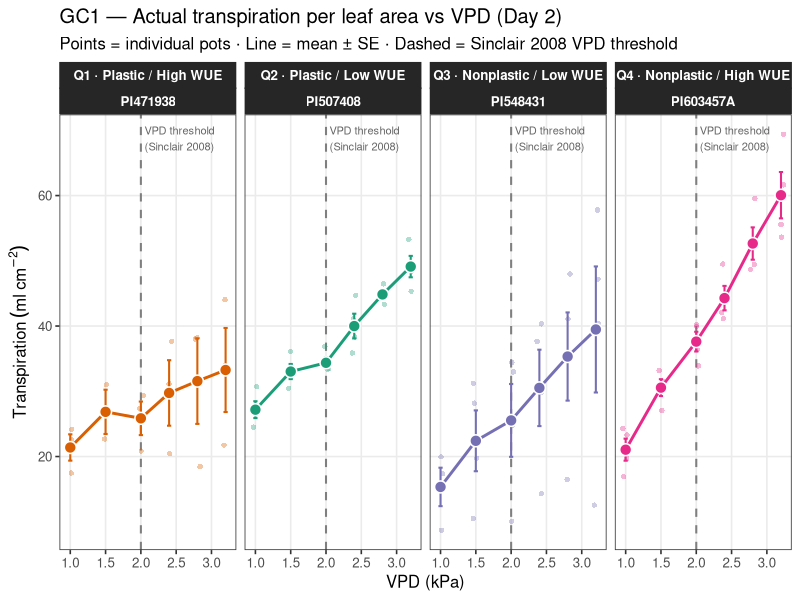
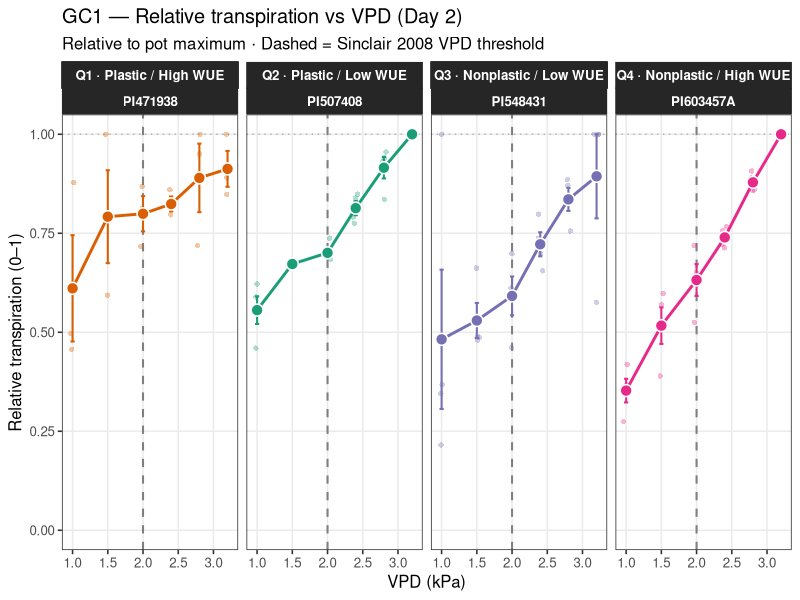
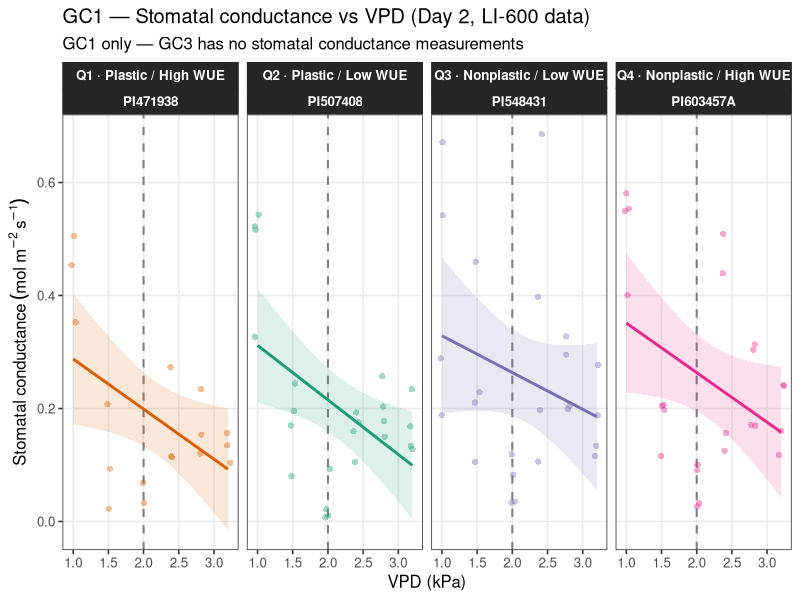
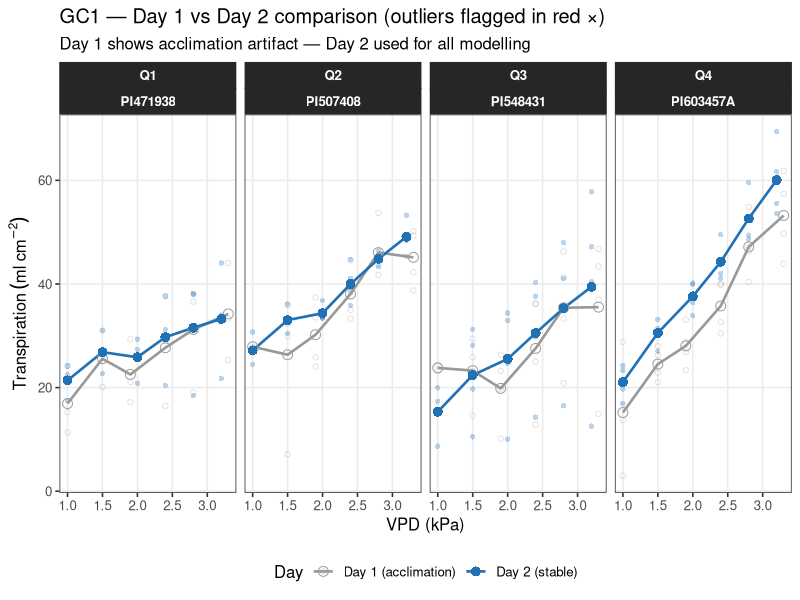
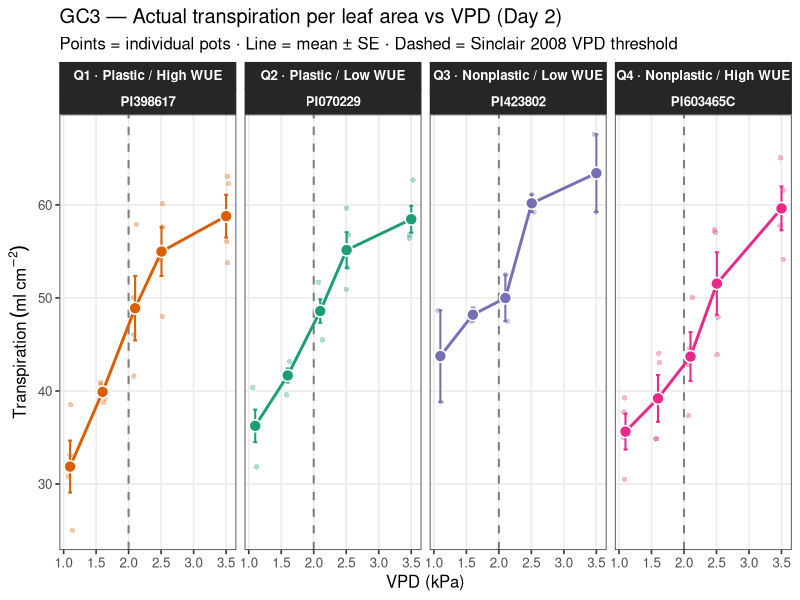
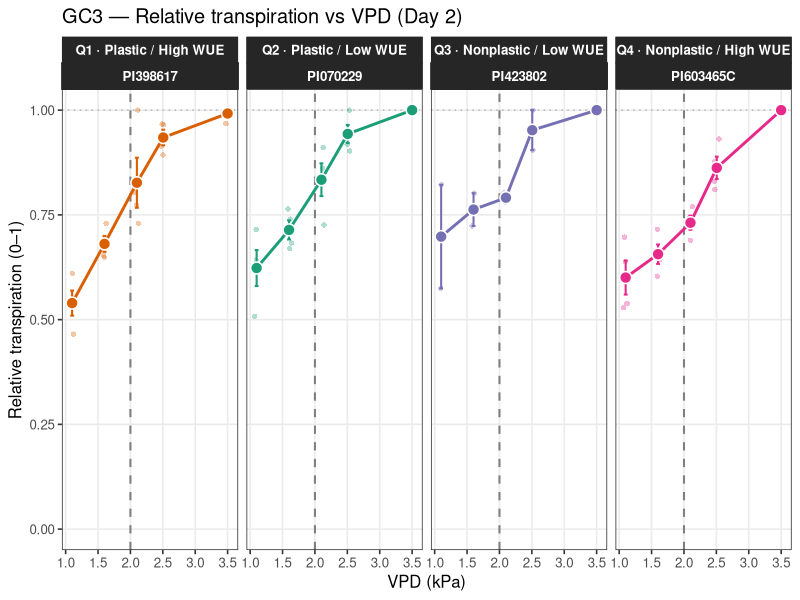
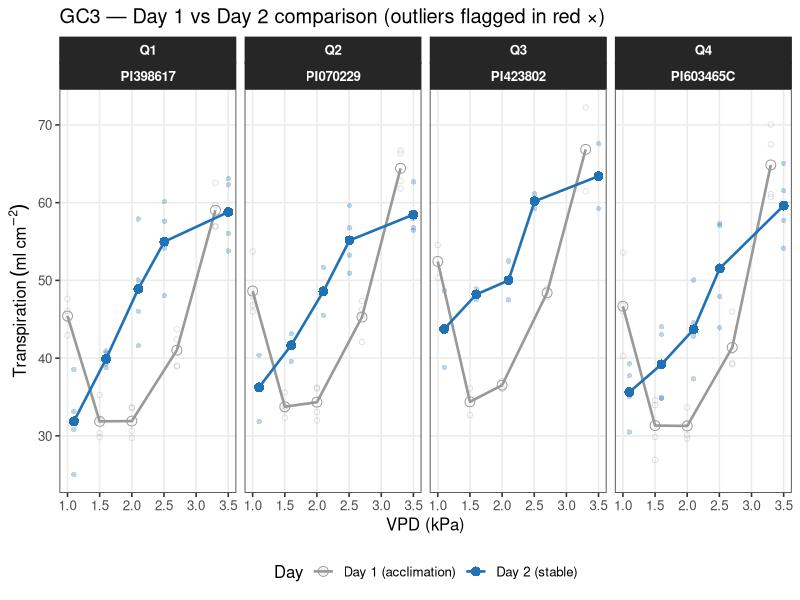
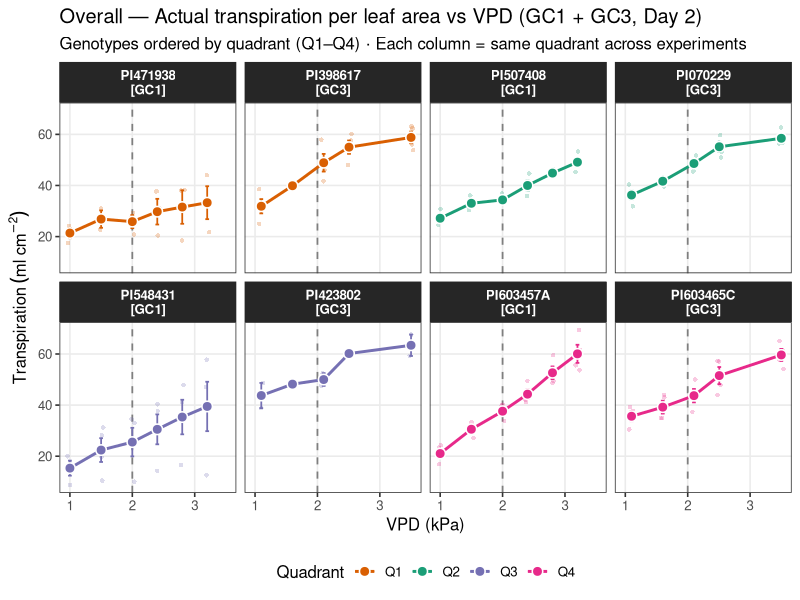

The R source for these figures, in order:
## GC_comprehensive_analysis.R
## Comprehensive growth chamber transpiration analysis — GC1, GC2 (pending), GC3
## Shows: (1) per-experiment results  (2) overall combined analysis
## Primary response: TranspLeafArea (ml cm⁻²) — actual transpiration per leaf area
## Secondary:        RelTranspiration (0–1 relative) — for cross-experiment comparison
## Day 2 recommended for modelling (Day 1 acclimation artifact documented)

## ── Path configuration ────────────────────────────────────────────────────────
# project_root <- "C:/Users/YourName/Projects/LT-trait"
if (.Platform$OS.type == "windows") setwd(project_root) else setwd("/home/user/LT-trait")
## ─────────────────────────────────────────────────────────────────────────────

suppressPackageStartupMessages({
  library(dplyr); library(tidyr); library(ggplot2)
  library(readxl); library(scales); library(ggrepel)
})

figdir  <- "experimental_data/figures"
statsdir <- "experimental_data/stats"
dir.create(figdir,   showWarnings = FALSE, recursive = TRUE)
dir.create(statsdir, showWarnings = FALSE, recursive = TRUE)

## ── Shared style ──────────────────────────────────────────────────────────────
col_quad  <- c(Q1 = "#d95f02", Q2 = "#1b9e77", Q3 = "#7570b3", Q4 = "#e7298a")
col_exp   <- c(GC1 = "#1f78b4", GC3 = "#e31a1c")
col_day   <- c(`1` = "grey60",  `2` = "#2171b5")
VPD_BREAK <- 2.0   # Sinclair 2008 reference breakpoint

base_theme <- theme_bw(base_size = 12) +
  theme(
    strip.background  = element_rect(fill = "grey15", colour = "grey15"),
    strip.text        = element_text(colour = "white", face = "bold"),
    panel.grid.minor  = element_blank(),
    legend.position   = "bottom"
  )

save_fig <- function(p, name, w = 22, h = 16) {
  ggsave(file.path(figdir, paste0(name, ".png")),
         p, width = w, height = h, units = "cm", dpi = 150, bg = "white")
  message("Saved: ", name, ".png")
}

## ── Quadrant label helper ─────────────────────────────────────────────────────
quad_label <- function(q) {
  c(Q1 = "Q1 · Plastic / High WUE",
    Q2 = "Q2 · Plastic / Low WUE",
    Q3 = "Q3 · Nonplastic / Low WUE",
    Q4 = "Q4 · Nonplastic / High WUE")[q]
}

## ══════════════════════════════════════════════════════════════════════════════
## 1. LOAD DATA
## ══════════════════════════════════════════════════════════════════════════════
cat("\n── Loading cleaned data ──────────────────────────────────────────────────\n")
df <- read.csv("experimental_data/cleaned_data/GC_combined_clean.csv",
               stringsAsFactors = FALSE) %>%
  mutate(
    Day       = as.character(Day),
    Quadrant  = factor(Quadrant, levels = c("Q1","Q2","Q3","Q4")),
    Experiment = factor(Experiment, levels = c("GC1","GC3")),
    Geno_label = paste0(Genotype, "\n(", quad_label(Quadrant), ")")
  )

cat("Total rows:", nrow(df),
    "| GC1:", sum(df$Experiment == "GC1"),
    "| GC3:", sum(df$Experiment == "GC3"), "\n")

## ── Outlier detection (>2 SD from group mean per Experiment×Genotype×Day×VPD) ──
df <- df %>%
  group_by(Experiment, Genotype, Day, Treatment) %>%
  mutate(
    mean_TLA  = mean(TranspLeafArea, na.rm = TRUE),
    sd_TLA    = sd(TranspLeafArea,   na.rm = TRUE),
    mean_Rel  = mean(RelTranspiration, na.rm = TRUE),
    sd_Rel    = sd(RelTranspiration,   na.rm = TRUE),
    outlier   = !is.na(TranspLeafArea) &
                abs(TranspLeafArea - mean_TLA) > 2 * sd_TLA
  ) %>%
  ungroup()

cat("Outliers flagged:", sum(df$outlier, na.rm = TRUE), "\n\n")

## Day 2 subset (primary analysis)
d2 <- df %>% filter(Day == "2")

## ══════════════════════════════════════════════════════════════════════════════
## 2. GC1 ANALYSIS
## ══════════════════════════════════════════════════════════════════════════════
cat("── GC1 Analysis ─────────────────────────────────────────────────────────\n")
gc1    <- df %>% filter(Experiment == "GC1")
gc1_d2 <- gc1  %>% filter(Day == "2", !outlier)

## GC1 means (Day 2, no outliers)
gc1_means <- gc1_d2 %>%
  group_by(Genotype, Quadrant, VPD) %>%
  summarise(
    mean_TLA  = mean(TranspLeafArea,   na.rm = TRUE),
    se_TLA    = sd(TranspLeafArea,     na.rm = TRUE) / sqrt(n()),
    mean_Rel  = mean(RelTranspiration, na.rm = TRUE),
    se_Rel    = sd(RelTranspiration,   na.rm = TRUE) / sqrt(n()),
    mean_SC   = mean(StomatalConductance, na.rm = TRUE),
    se_SC     = sd(StomatalConductance,   na.rm = TRUE) / sqrt(n()),
    n = n(),
    .groups = "drop"
  )

## — Fig GC1-1: Actual transpiration per leaf area vs VPD —
p_gc1_1 <- ggplot(gc1_d2, aes(x = VPD, colour = Quadrant, fill = Quadrant)) +
  geom_vline(xintercept = VPD_BREAK, linetype = "dashed",
             colour = "grey50", linewidth = 0.7) +
  annotate("text", x = VPD_BREAK + 0.05, y = Inf, vjust = 1.5, hjust = 0,
           label = "VPD threshold\n(Sinclair 2008)", size = 2.8, colour = "grey40") +
  geom_jitter(aes(y = TranspLeafArea), width = 0.04, alpha = 0.35, size = 1.5,
              shape = 16, show.legend = FALSE) +
  geom_line(data = gc1_means, aes(y = mean_TLA), linewidth = 1.0) +
  geom_errorbar(data = gc1_means,
                aes(y = mean_TLA, ymin = mean_TLA - se_TLA, ymax = mean_TLA + se_TLA),
                width = 0.06, linewidth = 0.7) +
  geom_point(data = gc1_means, aes(y = mean_TLA),
             size = 3.5, shape = 21, colour = "white", stroke = 0.8) +
  facet_wrap(~ Quadrant + Genotype, nrow = 1,
             labeller = labeller(Quadrant = c(
               Q1 = "Q1 · Plastic / High WUE",
               Q2 = "Q2 · Plastic / Low WUE",
               Q3 = "Q3 · Nonplastic / Low WUE",
               Q4 = "Q4 · Nonplastic / High WUE"))) +
  scale_colour_manual(values = col_quad) +
  scale_fill_manual(values   = col_quad) +
  labs(
    title    = "GC1 — Actual transpiration per leaf area vs VPD (Day 2)",
    subtitle = "Points = individual pots · Line = mean ± SE · Dashed = Sinclair 2008 VPD threshold",
    x        = "VPD (kPa)",
    y        = expression(Transpiration~(ml~cm^{-2})),
    colour = "Quadrant", fill = "Quadrant"
  ) +
  base_theme + theme(legend.position = "none")

save_fig(p_gc1_1, "GC1_Fig1_actual_transpiration", w = 28, h = 14)

## — Fig GC1-2: Relative transpiration vs VPD —
p_gc1_2 <- ggplot(gc1_d2, aes(x = VPD, colour = Quadrant, fill = Quadrant)) +
  geom_vline(xintercept = VPD_BREAK, linetype = "dashed",
             colour = "grey50", linewidth = 0.7) +
  geom_hline(yintercept = 1.0, linetype = "dotted", colour = "grey70") +
  geom_jitter(aes(y = RelTranspiration), width = 0.04, alpha = 0.35, size = 1.5,
              shape = 16, show.legend = FALSE) +
  geom_line(data = gc1_means, aes(y = mean_Rel), linewidth = 1.0) +
  geom_errorbar(data = gc1_means,
                aes(y = mean_Rel, ymin = mean_Rel - se_Rel, ymax = mean_Rel + se_Rel),
                width = 0.06, linewidth = 0.7) +
  geom_point(data = gc1_means, aes(y = mean_Rel),
             size = 3.5, shape = 21, colour = "white", stroke = 0.8) +
  facet_wrap(~ Quadrant + Genotype, nrow = 1,
             labeller = labeller(Quadrant = c(
               Q1 = "Q1 · Plastic / High WUE",
               Q2 = "Q2 · Plastic / Low WUE",
               Q3 = "Q3 · Nonplastic / Low WUE",
               Q4 = "Q4 · Nonplastic / High WUE"))) +
  scale_colour_manual(values = col_quad) +
  scale_fill_manual(values   = col_quad) +
  scale_y_continuous(limits = c(0, NA)) +
  labs(
    title    = "GC1 — Relative transpiration vs VPD (Day 2)",
    subtitle = "Relative to pot maximum · Dashed = Sinclair 2008 VPD threshold",
    x = "VPD (kPa)", y = "Relative transpiration (0–1)"
  ) +
  base_theme + theme(legend.position = "none")

save_fig(p_gc1_2, "GC1_Fig2_relative_transpiration", w = 28, h = 14)

## — Fig GC1-3: Stomatal conductance vs VPD —
gc1_sc <- gc1_d2 %>% filter(!is.na(StomatalConductance), StomatalConductance > 0)

p_gc1_3 <- ggplot(gc1_sc, aes(x = VPD, colour = Quadrant, fill = Quadrant)) +
  geom_vline(xintercept = VPD_BREAK, linetype = "dashed",
             colour = "grey50", linewidth = 0.7) +
  geom_jitter(aes(y = StomatalConductance), width = 0.04, alpha = 0.4,
              size = 1.8, shape = 16, show.legend = FALSE) +
  geom_smooth(aes(y = StomatalConductance), method = "lm",
              se = TRUE, linewidth = 1.0, alpha = 0.15) +
  facet_wrap(~ Quadrant + Genotype, nrow = 1,
             labeller = labeller(Quadrant = c(
               Q1 = "Q1 · Plastic / High WUE",
               Q2 = "Q2 · Plastic / Low WUE",
               Q3 = "Q3 · Nonplastic / Low WUE",
               Q4 = "Q4 · Nonplastic / High WUE"))) +
  scale_colour_manual(values = col_quad) +
  scale_fill_manual(values   = col_quad) +
  labs(
    title    = "GC1 — Stomatal conductance vs VPD (Day 2, LI-600 data)",
    subtitle = "GC1 only — GC3 has no stomatal conductance measurements",
    x = "VPD (kPa)",
    y = expression(Stomatal~conductance~(mol~m^{-2}~s^{-1}))
  ) +
  base_theme + theme(legend.position = "none")

save_fig(p_gc1_3, "GC1_Fig3_stomatal_conductance", w = 28, h = 14)

## — Fig GC1-4: Day 1 vs Day 2 diagnostic —
gc1_day <- gc1 %>%
  group_by(Genotype, Quadrant, Day, VPD) %>%
  summarise(mean_TLA = mean(TranspLeafArea, na.rm = TRUE),
            se_TLA   = sd(TranspLeafArea,   na.rm = TRUE) / sqrt(n()),
            .groups  = "drop")

p_gc1_4 <- ggplot(gc1, aes(x = VPD, y = TranspLeafArea,
                            colour = Day, shape = Day)) +
  geom_point(alpha = 0.3, size = 1.5) +
  geom_line(data = gc1_day, aes(y = mean_TLA, group = Day), linewidth = 0.9) +
  geom_point(data = gc1_day, aes(y = mean_TLA), size = 3) +
  geom_point(data = filter(gc1, outlier),
             aes(y = TranspLeafArea), shape = 4, size = 3,
             colour = "red", stroke = 1.2, show.legend = FALSE) +
  facet_wrap(~ Quadrant + Genotype, nrow = 1) +
  scale_colour_manual(values = col_day, name = "Day",
                      labels = c("1" = "Day 1 (acclimation)",
                                 "2" = "Day 2 (stable)")) +
  scale_shape_manual(values = c("1" = 1, "2" = 16), name = "Day",
                     labels = c("1" = "Day 1 (acclimation)",
                                "2" = "Day 2 (stable)")) +
  labs(
    title    = "GC1 — Day 1 vs Day 2 comparison (outliers flagged in red ×)",
    subtitle = "Day 1 shows acclimation artifact — Day 2 used for all modelling",
    x = "VPD (kPa)", y = expression(Transpiration~(ml~cm^{-2}))
  ) +
  base_theme

save_fig(p_gc1_4, "GC1_Fig4_day_comparison_outliers", w = 28, h = 14)

## ── GC1 outlier table ─────────────────────────────────────────────────────────
gc1_out <- gc1 %>% filter(outlier) %>%
  select(Experiment, Genotype, Quadrant, Day, Treatment, VPD,
         Pot, TranspLeafArea, mean_TLA, sd_TLA) %>%
  mutate(z_score = round((TranspLeafArea - mean_TLA) / sd_TLA, 2))
write.csv(gc1_out,
          file.path(statsdir, "GC1_outliers.csv"), row.names = FALSE)
cat("GC1 outliers:", nrow(gc1_out), "\n")

## ══════════════════════════════════════════════════════════════════════════════
## 3. GC3 ANALYSIS
## ══════════════════════════════════════════════════════════════════════════════
cat("\n── GC3 Analysis ─────────────────────────────────────────────────────────\n")
gc3    <- df %>% filter(Experiment == "GC3")
gc3_d2 <- gc3  %>% filter(Day == "2", !outlier)

gc3_means <- gc3_d2 %>%
  group_by(Genotype, Quadrant, VPD) %>%
  summarise(
    mean_TLA = mean(TranspLeafArea,   na.rm = TRUE),
    se_TLA   = sd(TranspLeafArea,     na.rm = TRUE) / sqrt(n()),
    mean_Rel = mean(RelTranspiration, na.rm = TRUE),
    se_Rel   = sd(RelTranspiration,   na.rm = TRUE) / sqrt(n()),
    n = n(),
    .groups = "drop"
  )

## — Fig GC3-1: Actual transpiration per leaf area vs VPD —
p_gc3_1 <- ggplot(gc3_d2, aes(x = VPD, colour = Quadrant, fill = Quadrant)) +
  geom_vline(xintercept = VPD_BREAK, linetype = "dashed",
             colour = "grey50", linewidth = 0.7) +
  geom_jitter(aes(y = TranspLeafArea), width = 0.04, alpha = 0.35, size = 1.5,
              shape = 16, show.legend = FALSE) +
  geom_line(data = gc3_means, aes(y = mean_TLA), linewidth = 1.0) +
  geom_errorbar(data = gc3_means,
                aes(y = mean_TLA, ymin = mean_TLA - se_TLA, ymax = mean_TLA + se_TLA),
                width = 0.06, linewidth = 0.7) +
  geom_point(data = gc3_means, aes(y = mean_TLA),
             size = 3.5, shape = 21, colour = "white", stroke = 0.8) +
  facet_wrap(~ Quadrant + Genotype, nrow = 1,
             labeller = labeller(Quadrant = c(
               Q1 = "Q1 · Plastic / High WUE",
               Q2 = "Q2 · Plastic / Low WUE",
               Q3 = "Q3 · Nonplastic / Low WUE",
               Q4 = "Q4 · Nonplastic / High WUE"))) +
  scale_colour_manual(values = col_quad) +
  scale_fill_manual(values   = col_quad) +
  labs(
    title    = "GC3 — Actual transpiration per leaf area vs VPD (Day 2)",
    subtitle = "Points = individual pots · Line = mean ± SE · Dashed = Sinclair 2008 VPD threshold",
    x = "VPD (kPa)", y = expression(Transpiration~(ml~cm^{-2}))
  ) +
  base_theme + theme(legend.position = "none")

save_fig(p_gc3_1, "GC3_Fig1_actual_transpiration", w = 28, h = 14)

## — Fig GC3-2: Relative transpiration vs VPD —
p_gc3_2 <- ggplot(gc3_d2, aes(x = VPD, colour = Quadrant, fill = Quadrant)) +
  geom_vline(xintercept = VPD_BREAK, linetype = "dashed",
             colour = "grey50", linewidth = 0.7) +
  geom_hline(yintercept = 1.0, linetype = "dotted", colour = "grey70") +
  geom_jitter(aes(y = RelTranspiration), width = 0.04, alpha = 0.35, size = 1.5,
              shape = 16, show.legend = FALSE) +
  geom_line(data = gc3_means, aes(y = mean_Rel), linewidth = 1.0) +
  geom_errorbar(data = gc3_means,
                aes(y = mean_Rel, ymin = mean_Rel - se_Rel, ymax = mean_Rel + se_Rel),
                width = 0.06, linewidth = 0.7) +
  geom_point(data = gc3_means, aes(y = mean_Rel),
             size = 3.5, shape = 21, colour = "white", stroke = 0.8) +
  facet_wrap(~ Quadrant + Genotype, nrow = 1,
             labeller = labeller(Quadrant = c(
               Q1 = "Q1 · Plastic / High WUE",
               Q2 = "Q2 · Plastic / Low WUE",
               Q3 = "Q3 · Nonplastic / Low WUE",
               Q4 = "Q4 · Nonplastic / High WUE"))) +
  scale_colour_manual(values = col_quad) +
  scale_fill_manual(values   = col_quad) +
  scale_y_continuous(limits = c(0, NA)) +
  labs(
    title    = "GC3 — Relative transpiration vs VPD (Day 2)",
    x = "VPD (kPa)", y = "Relative transpiration (0–1)"
  ) +
  base_theme + theme(legend.position = "none")

save_fig(p_gc3_2, "GC3_Fig2_relative_transpiration", w = 28, h = 14)

## — Fig GC3-3: Day 1 vs Day 2 diagnostic —
gc3_day <- gc3 %>%
  group_by(Genotype, Quadrant, Day, VPD) %>%
  summarise(mean_TLA = mean(TranspLeafArea, na.rm = TRUE),
            .groups  = "drop")

p_gc3_3 <- ggplot(gc3, aes(x = VPD, y = TranspLeafArea,
                            colour = Day, shape = Day)) +
  geom_point(alpha = 0.3, size = 1.5) +
  geom_line(data = gc3_day, aes(y = mean_TLA, group = Day), linewidth = 0.9) +
  geom_point(data = gc3_day, aes(y = mean_TLA), size = 3) +
  geom_point(data = filter(gc3, outlier),
             aes(y = TranspLeafArea), shape = 4, size = 3,
             colour = "red", stroke = 1.2, show.legend = FALSE) +
  facet_wrap(~ Quadrant + Genotype, nrow = 1) +
  scale_colour_manual(values = col_day, name = "Day",
                      labels = c("1" = "Day 1 (acclimation)",
                                 "2" = "Day 2 (stable)")) +
  scale_shape_manual(values = c("1" = 1, "2" = 16), name = "Day",
                     labels = c("1" = "Day 1 (acclimation)",
                                "2" = "Day 2 (stable)")) +
  labs(
    title    = "GC3 — Day 1 vs Day 2 comparison (outliers flagged in red ×)",
    x = "VPD (kPa)", y = expression(Transpiration~(ml~cm^{-2}))
  ) +
  base_theme

save_fig(p_gc3_3, "GC3_Fig3_day_comparison_outliers", w = 28, h = 14)

gc3_out <- gc3 %>% filter(outlier) %>%
  select(Experiment, Genotype, Quadrant, Day, Treatment, VPD,
         Pot, TranspLeafArea, mean_TLA, sd_TLA) %>%
  mutate(z_score = round((TranspLeafArea - mean_TLA) / sd_TLA, 2))
write.csv(gc3_out,
          file.path(statsdir, "GC3_outliers.csv"), row.names = FALSE)
cat("GC3 outliers:", nrow(gc3_out), "\n")

## ══════════════════════════════════════════════════════════════════════════════
## 4. GC2 STATUS NOTE
## ══════════════════════════════════════════════════════════════════════════════
cat("\n── GC2 Status ───────────────────────────────────────────────────────────\n")
cat("GC2 raw data: experimental_data/raw_data/GC2/GC_experiment_2.xlsx\n")
cat("Sheets: Experiment map, Weights, Irrigation, Evaluation targets,\n")
cat("        Tracking VPD, Tracking weights\n")
cat("Status: No 'Final' sheet yet. Raw pot weights recorded; transpiration\n")
cat("        calculation (weight difference × correction) pending.\n")
cat("Genotypes: PI398245, PI567488B, PI377574, PI424397\n")
cat("Action: Process Weights sheet into Final format (like GC1/GC3)\n")

## ══════════════════════════════════════════════════════════════════════════════
## 5. OVERALL COMBINED ANALYSIS
## ══════════════════════════════════════════════════════════════════════════════
cat("\n── Overall Combined Analysis ────────────────────────────────────────────\n")

## — Fig Overall-1: All genotypes, both experiments, actual transpiration —
all_means <- d2 %>% filter(!outlier) %>%
  group_by(Experiment, Genotype, Quadrant, VPD) %>%
  summarise(
    mean_TLA = mean(TranspLeafArea,   na.rm = TRUE),
    se_TLA   = sd(TranspLeafArea,     na.rm = TRUE) / sqrt(n()),
    mean_Rel = mean(RelTranspiration, na.rm = TRUE),
    se_Rel   = sd(RelTranspiration,   na.rm = TRUE) / sqrt(n()),
    n = n(),
    .groups = "drop"
  ) %>%
  mutate(
    Geno_exp = paste0(Genotype, "\n[", Experiment, "]")
  )

## Re-order genotypes by quadrant
geno_order <- d2 %>%
  distinct(Genotype, Quadrant, Experiment) %>%
  arrange(Quadrant, Experiment) %>%
  mutate(Geno_exp = paste0(Genotype, "\n[", Experiment, "]"))

all_means$Geno_exp <- factor(all_means$Geno_exp,
                              levels = geno_order$Geno_exp)

p_all_1 <- ggplot(d2 %>% filter(!outlier) %>%
                    mutate(Geno_exp = factor(
                      paste0(Genotype, "\n[", Experiment, "]"),
                      levels = geno_order$Geno_exp)),
                  aes(x = VPD, colour = Quadrant, fill = Quadrant)) +
  geom_vline(xintercept = VPD_BREAK, linetype = "dashed",
             colour = "grey50", linewidth = 0.6) +
  geom_jitter(aes(y = TranspLeafArea), width = 0.04, alpha = 0.25, size = 1.2,
              shape = 16, show.legend = FALSE) +
  geom_line(data = all_means, aes(y = mean_TLA), linewidth = 1.0) +
  geom_errorbar(data = all_means,
                aes(y = mean_TLA, ymin = mean_TLA - se_TLA,
                    ymax = mean_TLA + se_TLA),
                width = 0.06, linewidth = 0.6) +
  geom_point(data = all_means, aes(y = mean_TLA),
             size = 3.0, shape = 21, colour = "white", stroke = 0.8) +
  facet_wrap(~ Geno_exp, nrow = 2) +
  scale_colour_manual(values = col_quad, name = "Quadrant") +
  scale_fill_manual(values   = col_quad, name = "Quadrant") +
  labs(
    title    = "Overall — Actual transpiration per leaf area vs VPD (GC1 + GC3, Day 2)",
    subtitle = "Genotypes ordered by quadrant (Q1–Q4) · Each column = same quadrant across experiments",
    x = "VPD (kPa)", y = expression(Transpiration~(ml~cm^{-2}))
  ) +
  base_theme +
  guides(colour = guide_legend(nrow = 1),
         fill   = guide_legend(nrow = 1))

save_fig(p_all_1, "Overall_Fig1_actual_transpiration", w = 36, h = 22)

## — Fig Overall-2: Relative transpiration, all genotypes —
p_all_2 <- ggplot(d2 %>% filter(!outlier) %>%
                    mutate(Geno_exp = factor(
                      paste0(Genotype, "\n[", Experiment, "]"),
                      levels = geno_order$Geno_exp)),
                  aes(x = VPD, colour = Quadrant, fill = Quadrant)) +
  geom_vline(xintercept = VPD_BREAK, linetype = "dashed",
             colour = "grey50", linewidth = 0.6) +
  geom_hline(yintercept = 1.0, linetype = "dotted", colour = "grey70") +
  geom_jitter(aes(y = RelTranspiration), width = 0.04, alpha = 0.25, size = 1.2,
              shape = 16, show.legend = FALSE) +
  geom_line(data = all_means, aes(y = mean_Rel), linewidth = 1.0) +
  geom_errorbar(data = all_means,
                aes(y = mean_Rel, ymin = mean_Rel - se_Rel,
                    ymax = mean_Rel + se_Rel),
                width = 0.06, linewidth = 0.6) +
  geom_point(data = all_means, aes(y = mean_Rel),
             size = 3.0, shape = 21, colour = "white", stroke = 0.8) +
  facet_wrap(~ Geno_exp, nrow = 2) +
  scale_colour_manual(values = col_quad, name = "Quadrant") +
  scale_fill_manual(values   = col_quad, name = "Quadrant") +
  scale_y_continuous(limits = c(0, NA)) +
  labs(
    title    = "Overall — Relative transpiration vs VPD (GC1 + GC3, Day 2)",
    subtitle = "Genotypes ordered by quadrant (Q1–Q4)",
    x = "VPD (kPa)", y = "Relative transpiration (0–1)"
  ) +
  base_theme +
  guides(colour = guide_legend(nrow = 1),
         fill   = guide_legend(nrow = 1))

save_fig(p_all_2, "Overall_Fig2_relative_transpiration", w = 36, h = 22)

## — Fig Overall-3: Quadrant-pooled (GC1+GC3 combined per quadrant) —
quad_means <- d2 %>% filter(!outlier) %>%
  group_by(Quadrant, VPD) %>%
  summarise(
    mean_TLA = mean(TranspLeafArea,   na.rm = TRUE),
    se_TLA   = sd(TranspLeafArea,     na.rm = TRUE) / sqrt(n()),
    mean_Rel = mean(RelTranspiration, na.rm = TRUE),
    se_Rel   = sd(RelTranspiration,   na.rm = TRUE) / sqrt(n()),
    n = n(),
    .groups = "drop"
  )

p_all_3a <- ggplot(d2 %>% filter(!outlier),
                   aes(x = VPD, colour = Quadrant, fill = Quadrant)) +
  geom_vline(xintercept = VPD_BREAK, linetype = "dashed",
             colour = "grey50", linewidth = 0.7) +
  geom_jitter(aes(y = TranspLeafArea), width = 0.04, alpha = 0.25, size = 1.5,
              shape = 16, show.legend = FALSE) +
  geom_line(data = quad_means, aes(y = mean_TLA), linewidth = 1.2) +
  geom_errorbar(data = quad_means,
                aes(y = mean_TLA, ymin = mean_TLA - se_TLA,
                    ymax = mean_TLA + se_TLA),
                width = 0.07, linewidth = 0.7) +
  geom_point(data = quad_means, aes(y = mean_TLA),
             size = 4, shape = 21, colour = "white", stroke = 1.0) +
  facet_wrap(~ Quadrant, nrow = 1,
             labeller = labeller(Quadrant = c(
               Q1 = "Q1\nPlastic / High WUE",
               Q2 = "Q2\nPlastic / Low WUE",
               Q3 = "Q3\nNonplastic / Low WUE",
               Q4 = "Q4\nNonplastic / High WUE"))) +
  scale_colour_manual(values = col_quad) +
  scale_fill_manual(values   = col_quad) +
  labs(
    title    = "Overall — Quadrant-pooled actual transpiration (GC1 + GC3, Day 2)",
    subtitle = "Each quadrant pools 2 genotypes across 2 experiments (n = 8 per treatment per quadrant)",
    x = "VPD (kPa)", y = expression(Transpiration~(ml~cm^{-2}))
  ) +
  base_theme + theme(legend.position = "none")

save_fig(p_all_3a, "Overall_Fig3_quadrant_actual_transp", w = 28, h = 14)

## — Fig Overall-4: Experiment comparison within each quadrant —
p_all_4 <- ggplot(all_means,
                  aes(x = VPD, y = mean_TLA,
                      colour = Experiment, linetype = Experiment)) +
  geom_vline(xintercept = VPD_BREAK, linetype = "dashed",
             colour = "grey50", linewidth = 0.6) +
  geom_line(linewidth = 1.0) +
  geom_errorbar(aes(ymin = mean_TLA - se_TLA, ymax = mean_TLA + se_TLA),
                width = 0.07, linewidth = 0.6) +
  geom_point(aes(shape = Experiment), size = 3.5) +
  facet_wrap(~ Quadrant, nrow = 1,
             labeller = labeller(Quadrant = c(
               Q1 = "Q1\nPlastic / High WUE",
               Q2 = "Q2\nPlastic / Low WUE",
               Q3 = "Q3\nNonplastic / Low WUE",
               Q4 = "Q4\nNonplastic / High WUE"))) +
  scale_colour_manual(values = col_exp) +
  scale_shape_manual(values  = c(GC1 = 16, GC3 = 17)) +
  labs(
    title    = "Experiment comparison — GC1 vs GC3 per quadrant (Day 2)",
    subtitle = "Consistency across experiments validates quadrant classifications",
    x = "VPD (kPa)", y = expression(Transpiration~(ml~cm^{-2})),
    colour = "Experiment", linetype = "Experiment", shape = "Experiment"
  ) +
  base_theme

save_fig(p_all_4, "Overall_Fig4_GC1_vs_GC3_comparison", w = 28, h = 14)

## ── Summary statistics table ──────────────────────────────────────────────────
summary_stats <- d2 %>% filter(!outlier) %>%
  group_by(Experiment, Genotype, Quadrant, Expected_WUE) %>%
  summarise(
    n              = n(),
    mean_TLA       = round(mean(TranspLeafArea,   na.rm = TRUE), 3),
    sd_TLA         = round(sd(TranspLeafArea,     na.rm = TRUE), 3),
    mean_Rel       = round(mean(RelTranspiration, na.rm = TRUE), 3),
    sd_Rel         = round(sd(RelTranspiration,   na.rm = TRUE), 3),
    VPD_range      = paste0(round(min(VPD, na.rm=TRUE),1), "–",
                             round(max(VPD, na.rm=TRUE),1)),
    n_outliers_all = sum(df$outlier[df$Genotype == unique(Genotype)], na.rm=TRUE),
    .groups = "drop"
  )

write.csv(summary_stats,
          file.path(statsdir, "GC_summary_by_genotype.csv"), row.names = FALSE)

cat("\nSummary statistics saved to stats/GC_summary_by_genotype.csv\n")
cat("\n── Done ─────────────────────────────────────────────────────────────────\n")
cat("Figures saved to:", figdir, "\n")
cat("  GC1_Fig1_actual_transpiration.png\n")
cat("  GC1_Fig2_relative_transpiration.png\n")
cat("  GC1_Fig3_stomatal_conductance.png\n")
cat("  GC1_Fig4_day_comparison_outliers.png\n")
cat("  GC3_Fig1_actual_transpiration.png\n")
cat("  GC3_Fig2_relative_transpiration.png\n")
cat("  GC3_Fig3_day_comparison_outliers.png\n")
cat("  Overall_Fig1_actual_transpiration.png\n")
cat("  Overall_Fig2_relative_transpiration.png\n")
cat("  Overall_Fig3_quadrant_actual_transp.png\n")
cat("  Overall_Fig4_GC1_vs_GC3_comparison.png\n")
